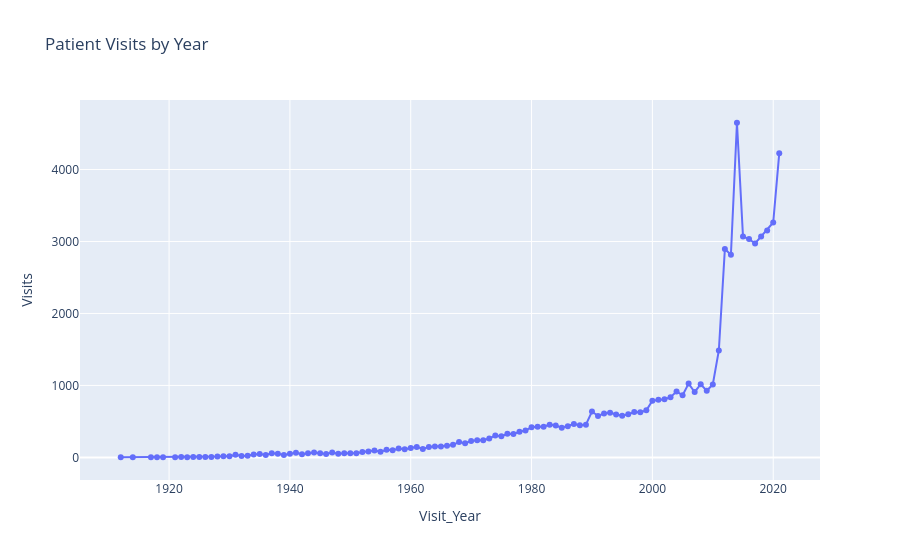

The cell this chart's notebook holds for it:
### Markdown cell above
Patient Visits by Year:

The line chart shows the trend of patient encounters over time. The number of patient visits gradually increases and rises sharply in the most recent years. This indicates higher healthcare utilization in the later years of the dataset
while only a few encounters are recorded in the early years because the synthetic dataset contains lifetime patient records.

### Code cell
visit_year = encounters.groupby('Visit_Year').size().reset_index(name='Visits')
fig = px.line(
    visit_year,
    x='Visit_Year',
    y='Visits',
    title='Patient Visits by Year',
    markers=True
)

fig.show()

### Figure 1 — Plotly figure (JSON) as saved in the notebook; plotly's stock layout.template omitted (floating-point values rounded to 4 significant figures)
{"data": [{"hovertemplate": "Visit_Year=%{x}<br>Visits=%{y}<extra></extra>", "legendgroup": "", "line": {"color": "#636efa", "dash": "solid"}, "marker": {"symbol": "circle"}, "mode": "lines+markers", "name": "", "orientation": "v", "showlegend": false, "type": "scatter", "x": [1912, 1914, 1917, 1918, 1919, 1921, 1922, 1923, 1924, 1925, 1926, 1927, 1928, 1929, 1930, 1931, 1932, 1933, 1934, 1935, 1936, 1937, 1938, 1939, 1940, 1941, 1942, 1943, 1944, 1945, 1946, 1947, 1948, 1949, 1950, 1951, 1952, 1953, 1954, 1955, 1956, 1957, 1958, 1959, 1960, 1961, 1962, 1963, 1964, 1965, 1966, 1967, 1968, 1969, 1970, 1971, 1972, 1973, 1974, 1975, 1976, 1977, 1978, 1979, 1980, 1981, 1982, 1983, 1984, 1985, 1986, 1987, 1988, 1989, 1990, 1991, 1992, 1993, 1994, 1995, 1996, 1997, 1998, 1999, 2000, 2001, 2002, 2003, 2004, 2005, 2006, 2007, 2008, 2009, 2010, 2011, 2012, 2013, 2014, 2015, 2016, 2017, 2018, 2019, 2020, 2021], "xaxis": "x", "y": [2, 2, 2, 2, 2, 3, 4, 3, 4, 5, 6, 5, 11, 16, 17, 37, 18, 22, 41, 48, 34, 57, 51, 34, 51, 65, 43, 56, 69, 57, 47, 67, 51, 59, 58, 58, 74, 82, 96, 78, 105, 98, 122, 112, 130, 146, 118, 146, 151, 153, 162, 174, 213, 197, 228, 237, 238, 263, 305, 293, 327, 324, 356, 373, 420, 427, 425, 455, 442, 412, 433, 463, 448, 455, 637, 576, 609, 622, 596, 579, 598, 630, 627, 654, 787, 800, 807, 837, 916, 863, 1026, 909, 1017, 927, 1014, 1486, 2897, 2817, 4650, 3070, 3034, 2972, 3071, 3154, 3264, 4225], "yaxis": "y"}], "layout": {"legend": {"tracegroupgap": 0}, "title": {"text": "Patient Visits by Year"}, "xaxis": {"anchor": "y", "domain": [0, 1], "title": {"text": "Visit_Year"}}, "yaxis": {"anchor": "x", "domain": [0, 1], "title": {"text": "Visits"}}}}
